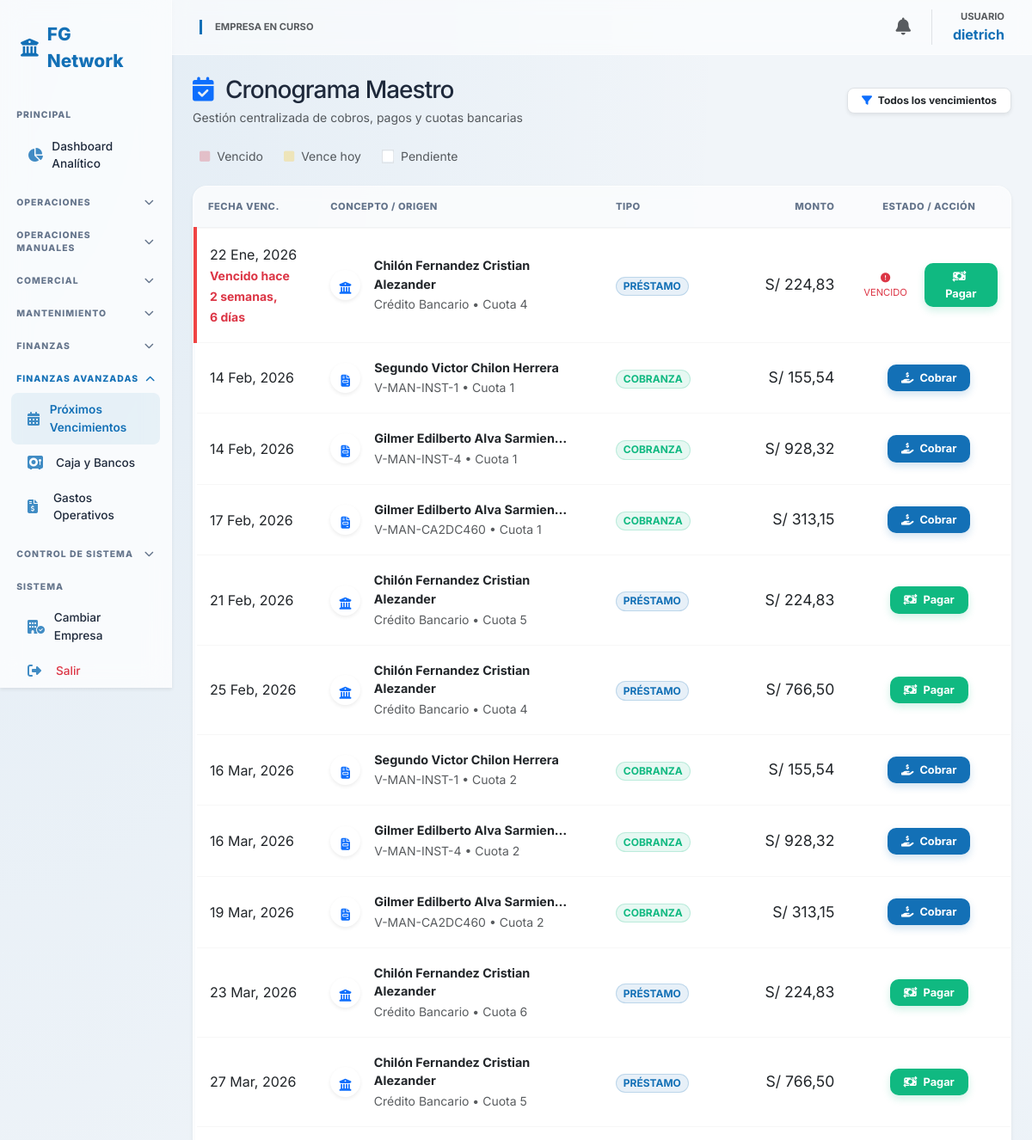
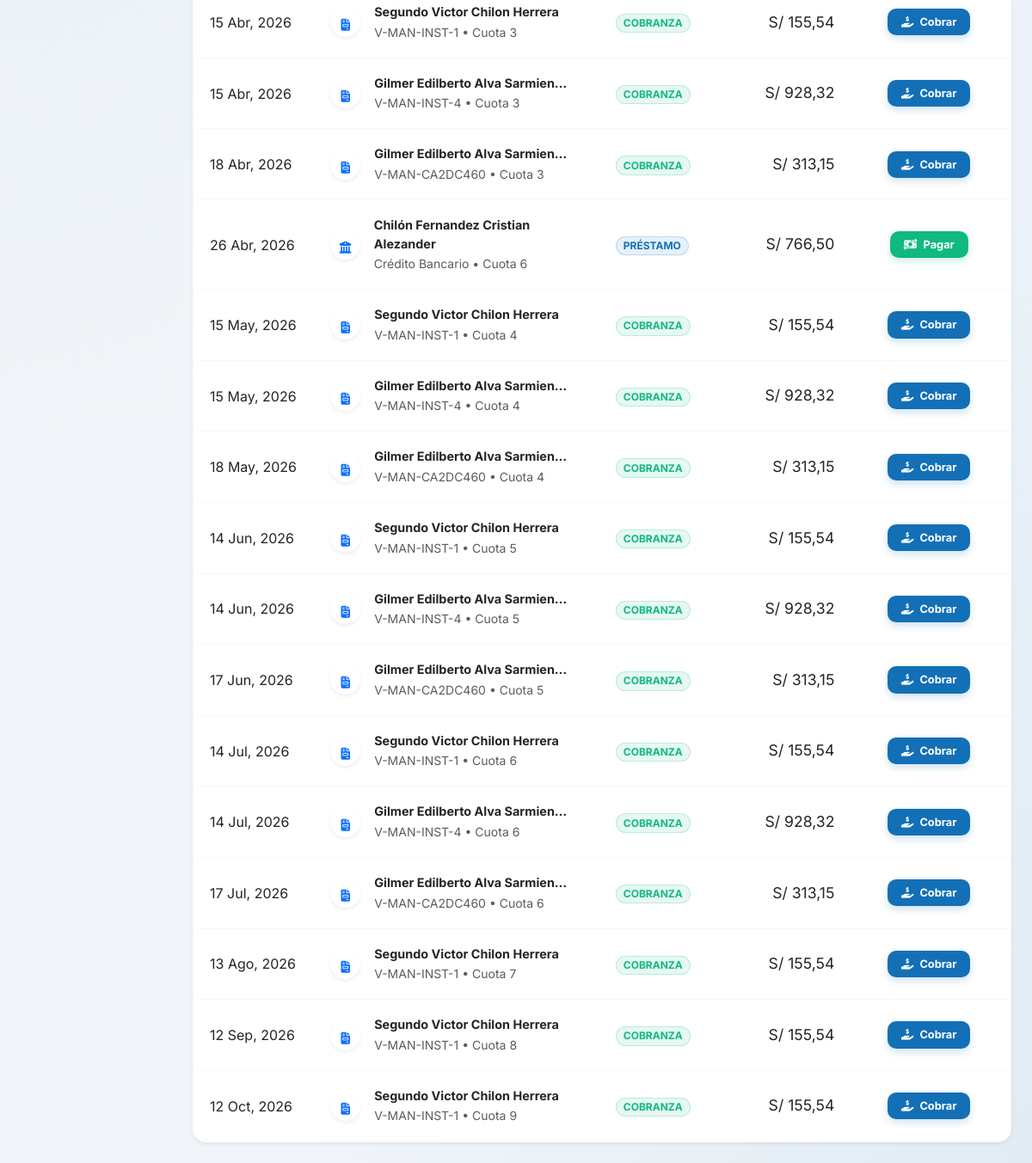
The app's page /finanzas/cronograma/ (signed in) with its own data (2 pictures, top to bottom).
### core/models.py (models this page shows, shortened)
class Usuario(AbstractUser):
    empresa_actual = models.ForeignKey(Empresa, on_delete=models.SET_NULL, null=True, blank=True, related_name='usuarios_activos')
    rol = models.ForeignKey(Rol, on_delete=models.PROTECT, null=True)
    empresas_permitidas = models.ManyToManyField(Empresa, related_name='personal')

class Cuota(models.Model):
    cuenta = models.ForeignKey(CuentaEstado, on_delete=models.CASCADE, related_name='cuotas', null=True, blank=True)
    prestamo = models.ForeignKey(Prestamo, on_delete=models.CASCADE, related_name='cuotas', null=True, blank=True)
    numero_cuota = models.IntegerField()
    monto = models.DecimalField(max_digits=12, decimal_places=2)
    fecha_vencimiento = models.DateField()
    pagada = models.BooleanField(default=False)
    fecha_pago = models.DateField(null=True, blank=True)
    class Meta:
        verbose_name = "Cuota de Pago/Cobro"
        verbose_name_plural = "Cuotas de Pago/Cobro"
        ordering = ['fecha_vencimiento'] # Orden automático por fecha

class Prestamo(models.Model):
    ESTADO_CHOICES = [('Pendiente', 'Pendiente'), ('Pagado', 'Pagado')]
    empresa = models.ForeignKey(Empresa, on_delete=models.CASCADE)
    comprobante = models.ForeignKey(
        'Comprobante',
        on_delete=models.SET_NULL,
        null=True,
        blank=True,
        related_name='prestamos'
    )
    prestamista = models.CharField(max_length=200)
    moneda = models.CharField(max_length=3, default='PEN')
    monto_capital = models.DecimalField(max_digits=12, decimal_places=2)
    porcentaje_interes = models.DecimalField(max_digits=5, decimal_places=2)
    monto_interes = models.DecimalField(max_digits=12, decimal_places=2, editable=False) # Se calcula solo
    estado = models.CharField(max_length=20, choices=ESTADO_CHOICES, default='Pendiente')
    fecha_prestamo = models.DateField()
    fecha_vencimiento = models.DateField()

class CuentaEstado(models.Model):
    ESTADO_CHOICES = [('Pendiente', 'Pendiente'), ('Parcial', 'Parcial'), ('Cancelado', 'Cancelado')]
    comprobante = models.ForeignKey(Comprobante, on_delete=models.CASCADE, related_name='cuenta_estado')
    monto_total = models.DecimalField(max_digits=12, decimal_places=2)
    saldo_pendiente = models.DecimalField(max_digits=12, decimal_places=2)
    estado = models.CharField(max_length=20, choices=ESTADO_CHOICES, default='Pendiente')
    fecha_vencimiento = models.DateField()

class Comprobante(models.Model):
    OP_CHOICES = [
        ('Compra', 'Compra'),
        ('Venta', 'Venta')]
    DOC_TIPOS = [
        ('Factura', 'Factura'),
        ('Boleta', 'Boleta'),
        ('Recibo', 'Recibo / Nota de Venta'),
        ('Otros', 'Otros (AliExpress/Amazon)')]
    empresa = models.ForeignKey(Empresa, on_delete=models.CASCADE)
    entidad = models.ForeignKey(Entidad, on_delete=models.PROTECT)
    tipo_documento = models.CharField(max_length=20, choices=DOC_TIPOS)
    operacion = models.CharField(max_length=20, choices=OP_CHOICES)
    serie = models.CharField(max_length=10)
    numero = models.CharField(max_length=20)
    fecha_emision = models.DateField()
    moneda = models.CharField(max_length=3, default='PEN')
    tipo_cambio = models.DecimalField(max_digits=10, decimal_places=3, default=1.0)
    subtotal = models.DecimalField(max_digits=12, decimal_places=2)
    igv = models.DecimalField(max_digits=12, decimal_places=2)
    total = models.DecimalField(max_digits=12, decimal_places=2)
    estado_sunat = models.CharField(max_length=20, default='PENDIENTE')
    es_escudo_tributario = models.BooleanField(default=False)
    es_flete = models.BooleanField(default=False)
    comprobante_asociado = models.ForeignKey('self', on_delete=models.SET_NULL, null=True, blank=True)

class Entidad(models.Model):
    TIPO_CHOICES = [('Proveedor', 'Proveedor'), ('Cliente', 'Cliente'), ('Ambos', 'Ambos')]
    DOC_CHOICES = [('RUC', 'RUC'), ('DNI', 'DNI')]
    empresa = models.ForeignKey(Empresa, on_delete=models.CASCADE)
    tipo_entidad = models.CharField(max_length=20, choices=TIPO_CHOICES)
    tipo_documento = models.CharField(max_length=10, choices=DOC_CHOICES)
    numero_documento = models.CharField(max_length=20) # Único por empresa logicamente
    nombre_razon_social = models.CharField(max_length=200)
    direccion = models.TextField(null=True, blank=True)

### core/views.py (the view)
# urls.py: path('finanzas/cronograma/', views.cronograma_vencimientos, name='cronograma_vencimientos'),
@login_required
def cronograma_vencimientos(request):
    emp_id = request.session.get('empresa_id')
    hoy = datetime.date.today()
    cuotas_facturas = Cuota.objects.filter(
        cuenta__comprobante__empresa_id=emp_id,
        pagada=False
    )
    cuotas_prestamos = Cuota.objects.filter(
        prestamo__empresa_id=emp_id,
        pagada=False
    )
    todas_las_cuotas = list(cuotas_facturas) + list(cuotas_prestamos)
    todas_las_cuotas.sort(key=lambda x: x.fecha_vencimiento)
    return render(request, 'core/cronograma_general.html', {
        'cuotas': todas_las_cuotas,
        'hoy': hoy
    })

### core/templates/core/cronograma_general.html (shortened to what this page needs)
{% extends 'core/base.html' %}
{% block content %}
<div class="dashboard-container">
    <div class="d-flex justify-content-between align-items-center mb-4">
        <div>
            <h3 class="fw-800 mb-1" style="color: var(--text-dark); letter-spacing: -1px;">
                <i class="fa-solid fa-calendar-check text-primary me-2"></i> Cronograma Maestro
            </h3>
            <p class="text-muted small mb-0">Gestión centralizada de cobros, pagos y cuotas bancarias</p>
        </div>
        <div class="d-flex gap-2">
            <span class="badge bg-white text-dark border p-2 px-3 rounded-3 shadow-sm">
                <i class="fa-solid fa-filter me-1 text-primary"></i> Todos los vencimientos
            </span>
        </div>
    </div>
    <div class="d-flex gap-4 mt-3 px-2">
        <small class="text-muted"><i class="fa-solid fa-square text-danger opacity-25 me-1"></i> Vencido</small>
        <small class="text-muted"><i class="fa-solid fa-square text-warning opacity-25 me-1"></i> Vence hoy</small>
        <small class="text-muted"><i class="fa-solid fa-square text-white border me-1"></i> Pendiente</small>
    </div>
    <br>
    <div class="glass-card p-0 overflow-hidden shadow-sm">
        <div class="table-responsive">
            <table class="table table-master mb-0">
                <thead>
                    <tr>
                        <th style="width: 15%;">Fecha Venc.</th>
                        <th style="width: 35%;">Concepto / Origen</th>
                        <th style="width: 15%;">Tipo</th>
                        <th style="width: 15%; text-align: right;">Monto</th>
                        <th style="width: 20%; text-align: center;">Estado / Acción</th>
                    </tr>
                </thead>
                <tbody>
                    {% for c in cuotas %}
                    <tr class="{% if c.fecha_vencimiento < hoy %}row-overdue{% elif c.fecha_vencimiento == hoy %}row-today{% else %}row-pending{% endif %}">
                        <td>
                            <div class="fw-800 text-dark">{{ c.fecha_vencimiento|date:"d M, Y" }}</div>
                            {% if c.fecha_vencimiento < hoy %}
                                <small class="text-danger fw-bold">Vencido hace {{ c.fecha_vencimiento|timesince }}</small>
                            {% endif %}
                        </td>
                        <td>
                            <div class="d-flex align-items-center">
                                <div class="bg-white rounded-circle p-2 shadow-sm me-3 text-center" style="width: 35px; height: 35px;">
                                    {% if c.cuenta %}
                                        <i class="fa-solid fa-file-invoice text-primary small"></i>
                                    {% else %}
                                        <i class="fa-solid fa-building-columns text-primary small"></i>
                                    {% endif %}
                                </div>
                                <div>
                                    <div class="fw-bold text-dark" style="font-size: 0.9rem;">
                                        {% if c.cuenta %}
                                            {{ c.cuenta.comprobante.entidad.nombre_razon_social|truncatechars:30 }}
                                        {% else %}
                                            {{ c.prestamo.prestamista }}
                                        {% endif %}
                                    </div>
                                    <small class="text-muted">
                                        {% if c.cuenta %}{{ c.cuenta.comprobante.serie }}-{{ c.cuenta.comprobante.numero }}{% else %}Crédito Bancario{% endif %}
                                        • Cuota {{ c.numero_cuota }}
                                    </small>
                                </div>
                            </div>
                        </td>
                        <td>
                            {% if c.cuenta %}
                                {% if c.cuenta.comprobante.operacion == 'Venta' %}
                                    <span class="badge status-badge badge-soft-success rounded-pill">COBRANZA</span>
                                {% else %}
                                    <span class="badge status-badge badge-soft-danger rounded-pill">PAGO PROV.</span>
                                {% endif %}
                            {% else %}
                                <span class="badge status-badge badge-soft-primary rounded-pill">PRÉSTAMO</span>
                            {% endif %}
                        </td>
                        <td class="text-end">
                            <div class="fw-800 text-dark" style="font-size: 1.1rem;">
                                {% if c.cuenta.comprobante.moneda == 'USD' or c.prestamo.moneda == 'USD' %}${% else %}S/{% endif %} {{ c.monto|floatformat:2 }}
                            </div>
                        </td>
                        <td class="text-center">
                            <div class="d-flex align-items-center justify-content-center gap-3">
                                {% if c.fecha_vencimiento < hoy %}
                                    <span class="text-danger fw-800" style="font-size: 0.7rem;"><i class="fa-solid fa-circle-exclamation"></i> VENCIDO</span>
                                {% elif c.fecha_vencimiento == hoy %}
                                    <span class="text-warning fw-800" style="font-size: 0.7rem;"><i class="fa-solid fa-clock"></i> HOY</span>
                                {% endif %}
                                <a href="{% url 'registrar_pago_cuota' c.id %}" class="btn {% if c.cuenta and c.cuenta.comprobante.operacion == 'Venta' %}btn-collect{% else %}btn-pay{% endif %}">
                                    <i class="fa-solid {% if c.cuenta and c.cuenta.comprobante.operacion == 'Venta' %}fa-hand-holding-dollar{% else %}fa-money-bill-transfer{% endif %} me-1"></i>
                                    {% if c.cuenta and c.cuenta.comprobante.operacion == 'Venta' %}
                                        Cobrar
                                    {% else %}
                                        Pagar
                                    {% endif %}
                                </a>
                            </div>
                        </td>
                    </tr>
                    {% endfor %}
                </tbody>
            </table>
        </div>
    </div>
</div>
{% endblock %}

### core/templates/core/base.html (shortened to what this page needs)
<!DOCTYPE html>
<html lang="es">
<head>
    <link href="https://cdn.jsdelivr.net/npm/bootstrap@5.3.0/dist/css/bootstrap.min.css" rel="stylesheet">
    <link rel="stylesheet" href="https://cdnjs.cloudflare.com/ajax/libs/font-awesome/6.4.2/css/all.min.css">
</head>
<body>
<div class="container-fluid p-0">
    <div class="row g-0">
        <nav class="col-md-2 sidebar d-none d-md-block shadow-sm">
            <div class="sidebar-brand">
                <i class="fa-solid fa-building-columns"></i> FG Network
            </div>
            <div class="menu-header">PRINCIPAL</div>
            <a href="{% url 'dashboard' %}" class="nav-link-item">
                <i class="fa-solid fa-chart-pie"></i> Dashboard Analítico
            </a>
            <div class="menu-header" data-bs-toggle="collapse" data-bs-target="#menuOperaciones">
                OPERACIONES <i class="fa-solid fa-chevron-down chevron"></i>
            </div>
            <div class="menu-header" data-bs-toggle="collapse" data-bs-target="#menuManuales">
                OPERACIONES MANUALES <i class="fa-solid fa-chevron-down chevron"></i>
            </div>
            <div class="menu-header" data-bs-toggle="collapse" data-bs-target="#menuCotizaciones">
                COMERCIAL <i class="fa-solid fa-chevron-down chevron"></i>
            </div>
            <div class="menu-header" data-bs-toggle="collapse" data-bs-target="#menuMantenimiento">
                MANTENIMIENTO <i class="fa-solid fa-chevron-down chevron"></i>
            </div>
            <div class="menu-header" data-bs-toggle="collapse" data-bs-target="#menuFinanzas">
                FINANZAS <i class="fa-solid fa-chevron-down chevron"></i>
            </div>
            <div class="menu-header" data-bs-toggle="collapse" data-bs-target="#menuFinanzasAv">
                FINANZAS AVANZADAS <i class="fa-solid fa-chevron-down chevron"></i>
            </div>
            <div class="collapse" id="menuFinanzasAv">
                <a href="{% url 'cronograma_vencimientos' %}" class="nav-link-item"><i class="fa-solid fa-calendar-days"></i> Próximos Vencimientos</a>
                <a href="{% url 'lista_movimientos' %}" class="nav-link-item"><i class="fa-solid fa-vault"></i> Caja y Bancos</a>
                <a href="{% url 'lista_gastos' %}" class="nav-link-item"><i class="fa-solid fa-file-invoice-dollar"></i> Gastos Operativos</a>
            </div>
            <div class="menu-header" data-bs-toggle="collapse" data-bs-target="#menuControl">
                CONTROL DE SISTEMA <i class="fa-solid fa-chevron-down chevron"></i>
            </div>
            <div class="menu-header">SISTEMA</div>
            <a href="{% url 'seleccionar_empresa' %}" class="nav-link-item"><i class="fa-solid fa-building-circle-check"></i> Cambiar Empresa</a>
            <a href="{% url 'logout' %}" class="text-danger"><i class="fa-solid fa-right-from-bracket"></i> Salir</a>
        </nav>
        <main class="col-md-10 main-content">
            <nav class="navbar d-flex justify-content-between sticky-top">
                <div class="d-flex align-items-center gap-3">
                    <div style="border-left: 3px solid var(--primary); padding-left: 15px;">
                        <span class="text-muted small d-block" style="font-size: 0.7rem; font-weight: 700; text-transform: uppercase;">Empresa en curso</span>
                    </div>
                </div>
                <div class="d-flex align-items-center gap-4">
                    <div class="dropdown">
                        <a href="#" class="text-muted position-relative" data-bs-toggle="dropdown">
                            <i class="fa-solid fa-bell fs-5"></i>
                        </a>
                    </div>
                    <div class="text-end border-start ps-4">
                        <span class="text-muted small d-block" style="font-size: 0.7rem; font-weight: 700;">USUARIO</span>
                        <span class="fw-bold" style="color: var(--primary);">{{ user.username }}</span>
                    </div>
                </div>
            </nav>
            <div class="p-4">
                {% block content %}{% endblock %}
            </div>
        </main>
    </div>
</div>
</body>
</html>

### records on screen
Usuario: username "dietrich"
Cuota: fecha_vencimiento "22 Ene, 2026", fecha_vencimiento "2 semanas, 6 días", prestamo.prestamista "Chilón Fernandez Cristian Alezander", shows "Crédito Bancario", numero_cuota "4", shows "PRÉSTAMO", shows "S/", monto "224,83", shows "VENCIDO", shows "Pagar"
Cuota: fecha_vencimiento "14 Feb, 2026", cuenta.comprobante.entidad.nombre_razon_social "Segundo Victor Chilon Herrera", cuenta.comprobante.serie "V-MAN", cuenta.comprobante.numero "INST-1", numero_cuota "1", shows "COBRANZA", shows "S/", monto "155,54", shows "Cobrar"
Cuota: fecha_vencimiento "14 Feb, 2026", cuenta.comprobante.entidad.nombre_razon_social "Gilmer Edilberto Alva Sarmien…", cuenta.comprobante.serie "V-MAN", cuenta.comprobante.numero "INST-4", numero_cuota "1", shows "COBRANZA", shows "S/", monto "928,32", shows "Cobrar"
Cuota: fecha_vencimiento "17 Feb, 2026", cuenta.comprobante.entidad.nombre_razon_social "Gilmer Edilberto Alva Sarmien…", cuenta.comprobante.serie "V-MAN", cuenta.comprobante.numero "CA2DC460", numero_cuota "1", shows "COBRANZA", shows "S/", monto "313,15", shows "Cobrar"
Cuota: fecha_vencimiento "21 Feb, 2026", prestamo.prestamista "Chilón Fernandez Cristian Alezander", shows "Crédito Bancario", numero_cuota "5", shows "PRÉSTAMO", shows "S/", monto "224,83", shows "Pagar"
Cuota: fecha_vencimiento "25 Feb, 2026", prestamo.prestamista "Chilón Fernandez Cristian Alezander", shows "Crédito Bancario", numero_cuota "4", shows "PRÉSTAMO", shows "S/", monto "766,50", shows "Pagar"
Cuota: fecha_vencimiento "16 Mar, 2026", cuenta.comprobante.entidad.nombre_razon_social "Segundo Victor Chilon Herrera", cuenta.comprobante.serie "V-MAN", cuenta.comprobante.numero "INST-1", numero_cuota "2", shows "COBRANZA", shows "S/", monto "155,54", shows "Cobrar"
Cuota: fecha_vencimiento "16 Mar, 2026", cuenta.comprobante.entidad.nombre_razon_social "Gilmer Edilberto Alva Sarmien…", cuenta.comprobante.serie "V-MAN", cuenta.comprobante.numero "INST-4", numero_cuota "2", shows "COBRANZA", shows "S/", monto "928,32", shows "Cobrar"
Cuota: fecha_vencimiento "19 Mar, 2026", cuenta.comprobante.entidad.nombre_razon_social "Gilmer Edilberto Alva Sarmien…", cuenta.comprobante.serie "V-MAN", cuenta.comprobante.numero "CA2DC460", numero_cuota "2", shows "COBRANZA", shows "S/", monto "313,15", shows "Cobrar"
Cuota: fecha_vencimiento "23 Mar, 2026", prestamo.prestamista "Chilón Fernandez Cristian Alezander", shows "Crédito Bancario", numero_cuota "6", shows "PRÉSTAMO", shows "S/", monto "224,83", shows "Pagar"
Cuota: fecha_vencimiento "27 Mar, 2026", prestamo.prestamista "Chilón Fernandez Cristian Alezander", shows "Crédito Bancario", numero_cuota "5", shows "PRÉSTAMO", shows "S/", monto "766,50", shows "Pagar"
Cuota: fecha_vencimiento "15 Abr, 2026", cuenta.comprobante.entidad.nombre_razon_social "Segundo Victor Chilon Herrera", cuenta.comprobante.serie "V-MAN", cuenta.comprobante.numero "INST-1", numero_cuota "3", shows "COBRANZA", shows "S/", monto "155,54", shows "Cobrar"
Cuota: fecha_vencimiento "15 Abr, 2026", cuenta.comprobante.entidad.nombre_razon_social "Gilmer Edilberto Alva Sarmien…", cuenta.comprobante.serie "V-MAN", cuenta.comprobante.numero "INST-4", numero_cuota "3", shows "COBRANZA", shows "S/", monto "928,32", shows "Cobrar"
Cuota: fecha_vencimiento "18 Abr, 2026", cuenta.comprobante.entidad.nombre_razon_social "Gilmer Edilberto Alva Sarmien…", cuenta.comprobante.serie "V-MAN", cuenta.comprobante.numero "CA2DC460", numero_cuota "3", shows "COBRANZA", shows "S/", monto "313,15", shows "Cobrar"
Cuota: fecha_vencimiento "26 Abr, 2026", prestamo.prestamista "Chilón Fernandez Cristian Alezander", shows "Crédito Bancario", numero_cuota "6", shows "PRÉSTAMO", shows "S/", monto "766,50", shows "Pagar"
Cuota: fecha_vencimiento "15 May, 2026", cuenta.comprobante.entidad.nombre_razon_social "Segundo Victor Chilon Herrera", cuenta.comprobante.serie "V-MAN", cuenta.comprobante.numero "INST-1", numero_cuota "4", shows "COBRANZA", shows "S/", monto "155,54", shows "Cobrar"
Cuota: fecha_vencimiento "15 May, 2026", cuenta.comprobante.entidad.nombre_razon_social "Gilmer Edilberto Alva Sarmien…", cuenta.comprobante.serie "V-MAN", cuenta.comprobante.numero "INST-4", numero_cuota "4", shows "COBRANZA", shows "S/", monto "928,32", shows "Cobrar"
Cuota: fecha_vencimiento "18 May, 2026", cuenta.comprobante.entidad.nombre_razon_social "Gilmer Edilberto Alva Sarmien…", cuenta.comprobante.serie "V-MAN", cuenta.comprobante.numero "CA2DC460", numero_cuota "4", shows "COBRANZA", shows "S/", monto "313,15", shows "Cobrar"
Cuota: fecha_vencimiento "14 Jun, 2026", cuenta.comprobante.entidad.nombre_razon_social "Segundo Victor Chilon Herrera", cuenta.comprobante.serie "V-MAN", cuenta.comprobante.numero "INST-1", numero_cuota "5", shows "COBRANZA", shows "S/", monto "155,54", shows "Cobrar"
Cuota: fecha_vencimiento "14 Jun, 2026", cuenta.comprobante.entidad.nombre_razon_social "Gilmer Edilberto Alva Sarmien…", cuenta.comprobante.serie "V-MAN", cuenta.comprobante.numero "INST-4", numero_cuota "5", shows "COBRANZA", shows "S/", monto "928,32", shows "Cobrar"
Cuota: fecha_vencimiento "17 Jun, 2026", cuenta.comprobante.entidad.nombre_razon_social "Gilmer Edilberto Alva Sarmien…", cuenta.comprobante.serie "V-MAN", cuenta.comprobante.numero "CA2DC460", numero_cuota "5", shows "COBRANZA", shows "S/", monto "313,15", shows "Cobrar"
Cuota: fecha_vencimiento "14 Jul, 2026", cuenta.comprobante.entidad.nombre_razon_social "Segundo Victor Chilon Herrera", cuenta.comprobante.serie "V-MAN", cuenta.comprobante.numero "INST-1", numero_cuota "6", shows "COBRANZA", shows "S/", monto "155,54", shows "Cobrar"
Cuota: fecha_vencimiento "14 Jul, 2026", cuenta.comprobante.entidad.nombre_razon_social "Gilmer Edilberto Alva Sarmien…", cuenta.comprobante.serie "V-MAN", cuenta.comprobante.numero "INST-4", numero_cuota "6", shows "COBRANZA", shows "S/", monto "928,32", shows "Cobrar"
Cuota: fecha_vencimiento "17 Jul, 2026", cuenta.comprobante.entidad.nombre_razon_social "Gilmer Edilberto Alva Sarmien…", cuenta.comprobante.serie "V-MAN", cuenta.comprobante.numero "CA2DC460", numero_cuota "6", shows "COBRANZA", shows "S/", monto "313,15", shows "Cobrar"
Cuota: fecha_vencimiento "13 Ago, 2026", cuenta.comprobante.entidad.nombre_razon_social "Segundo Victor Chilon Herrera", cuenta.comprobante.serie "V-MAN", cuenta.comprobante.numero "INST-1", numero_cuota "7", shows "COBRANZA", shows "S/", monto "155,54", shows "Cobrar"
Cuota: fecha_vencimiento "12 Sep, 2026", cuenta.comprobante.entidad.nombre_razon_social "Segundo Victor Chilon Herrera", cuenta.comprobante.serie "V-MAN", cuenta.comprobante.numero "INST-1", numero_cuota "8", shows "COBRANZA", shows "S/", monto "155,54", shows "Cobrar"
Cuota: fecha_vencimiento "12 Oct, 2026", cuenta.comprobante.entidad.nombre_razon_social "Segundo Victor Chilon Herrera", cuenta.comprobante.serie "V-MAN", cuenta.comprobante.numero "INST-1", numero_cuota "9", shows "COBRANZA", shows "S/", monto "155,54", shows "Cobrar"
